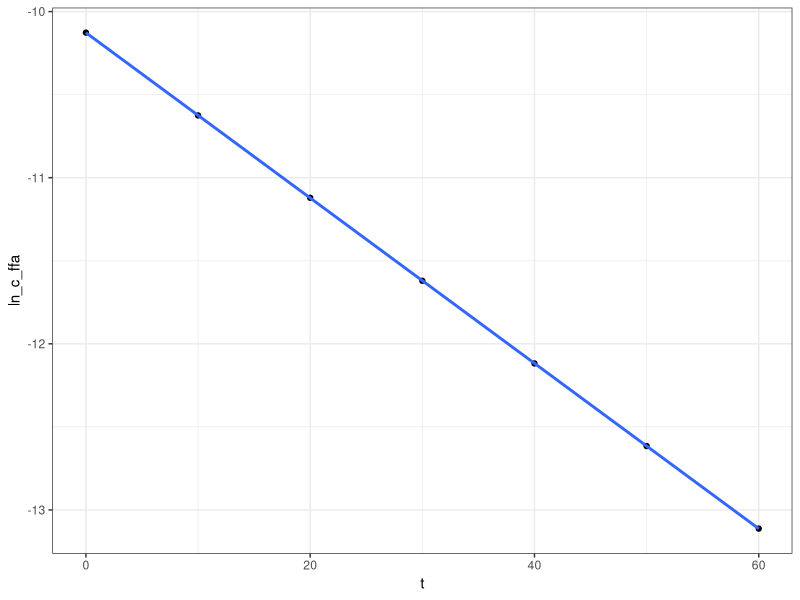

Source code (R):
#======================================================================
#graph for hw 2 - number 1
#
# Tyler Bradley
# 1/28/2018
#======================================================================
#' Loading required libraries
library(tidyverse)
library(broom)

#' Creating dataset from problem
ffa_data <- tribble(
  ~t,   ~c_ffa,
  0,     4e-5,
  10,    2.43e-5,
  20,    1.48e-5,
  30,    8.98e-6,
  40,    5.46e-6,
  50,    3.32e-6,
  60,    2.02e-6
) %>% 
  # adding ln(C_ffa) column
  # log() function in R defaults to ln
  mutate(ln_c_ffa = log(c_ffa))

#' Plotting the log concentration of FFA vs time
ggplot(ffa_data, aes(t, ln_c_ffa)) +
  geom_point() +
  geom_smooth(method = "lm") +
  theme_bw()


#' Running linear model to get slope and intercept values.
ffa_model <- ffa_data %>% 
  nest() %>% 
  mutate(lm_model = map(data, ~lm(ln_c_ffa ~ t, data = .x)),
         lm_tidy = map(lm_model, tidy))

# Printing linear model coeffecients.
ffa_model %>% unnest(lm_tidy, .drop = TRUE) %>% knitr::kable()




